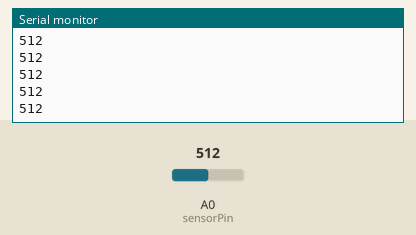
Recording of a sketch running on a simulated Arduino Uno, built with avr-gcc and run on an emulated ATmega328P. On the bench: the last lines printed to the serial monitor. The inputs (shaded band) are chosen by the test bench; at power-on: A0 (sensorPin) = 512. Storage starts empty; random numbers use the default seed unless the sketch sets one; the audio player accepts every command and is not drawn.

Above: at 1.2 s.
1.3 s: A0 (sensorPin) set to 660
At 1.58 s:
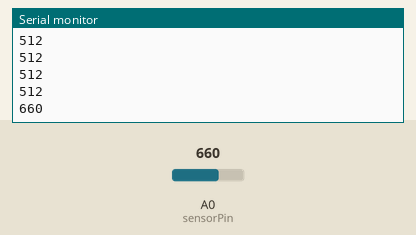
2.8 s: A0 (sensorPin) set to 640
At 2.98 s:
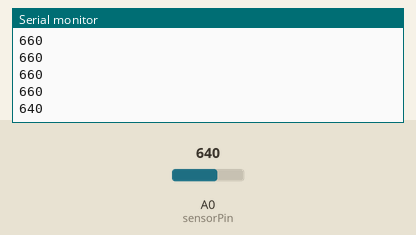
Timing chart, 0 to 5.8 s (numbered marks = the images above; inputs shaded):
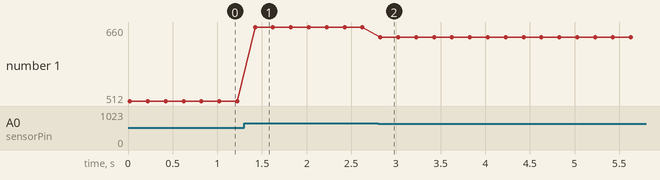

Measured:
- after the input at 1.3 s, the serial monitor: prints a new line after 0.12 s (image 1)
- after the input at 2.8 s, the serial monitor: prints a new line at once (image 2)
- plotted number 1: 512 → 660 after the input at 1.3 s, 660 → 640 after the input at 2.8 s

The sketch:

ABBAd_day.ino
```cpp
#include <SD.h>
#define SD_ChipSelectPin 4   // using digital pin 4 as ChipSelect
#include <TMRpcm.h>          // audio playing library

/////////////////////////////////////////////
// SD card attached as follows:            //
// ** MOSI - pin 11                        //
// ** MISO - pin 12                        //
// ** CLK  - pin 13                        //
// ** CS   - pin 4                         //
//                                         //
// ** Speaker - pin 9                      //
//                                         //
// ** LDR - pin A0                         //
/////////////////////////////////////////////


// declare global variables //

// create an TMRpcm object
TMRpcm audio;

// variables for picking a random file
char* fileName;
char *fileArray[26];
int arrSize = 26;

// LDR input
int sensorPin = A0;
int sensorValue = 0;

// threshold to compare sensor value with
int threshold = 650;

void setup() {

    // only need this if printing to serial monitor
    Serial.begin(9600);

    // need this so that subsequent calls to random() give different values
    // every time the sketch is executed (per Arduino docs)
    randomSeed(analogRead(1));

    // set audio output pin
    audio.speakerPin = 9;

    // see if the card is present and can be initialized:
    if (!SD.begin(SD_ChipSelectPin)) {
        Serial.println("Cannot initialize SD card");
        return;   // don't do anything more if not
    }

    // set audio volume (0-7)
    audio.setVolume(3);

    // populate file name array
    makeFileArray();
}

void playRandom() {
    // select a random file and play it
    //Serial.println("About to get file to play...");
    fileName = getFileName();
    audio.play(fileName);
}

char* getFileName() {
    // get a random number and return the file name at that location in array
    int i = random(0, arrSize);
    return fileArray[i];
}


void loop() {

    sensorValue = analogRead(sensorPin);
    Serial.println(sensorValue);

    if ( sensorValue >= threshold ) {
        if ( !audio.isPlaying() ) {
            playRandom();
        }
    }
    else
        audio.stopPlayback();

    // wait 200ms so it's not constantly calling playRandom() when a bunch
    // of values are fluctuating around 800
    delay(200);
}
```

fileArray.ino
```cpp
//////////////////////////////////////////////
// This file is automatically generated by  //
// convert_wav_arduino.py                   //
//////////////////////////////////////////////

void makeFileArray() {
    fileArray[0] = "0.wav";
    fileArray[1] = "1.wav";
    fileArray[2] = "2.wav";
    fileArray[3] = "3.wav";
    fileArray[4] = "4.wav";
    fileArray[5] = "5.wav";
    fileArray[6] = "6.wav";
    fileArray[7] = "7.wav";
    fileArray[8] = "8.wav";
    fileArray[9] = "9.wav";
    fileArray[10] = "10.wav";
    fileArray[11] = "11.wav";
    fileArray[12] = "12.wav";
    fileArray[13] = "13.wav";
    fileArray[14] = "14.wav";
    fileArray[15] = "15.wav";
    fileArray[16] = "16.wav";
    fileArray[17] = "17.wav";
    fileArray[18] = "18.wav";
    fileArray[19] = "19.wav";
    fileArray[20] = "20.wav";
    fileArray[21] = "21.wav";
    fileArray[22] = "22.wav";
    fileArray[23] = "23.wav";
    fileArray[24] = "24.wav";
    fileArray[25] = "25.wav";
}
```
